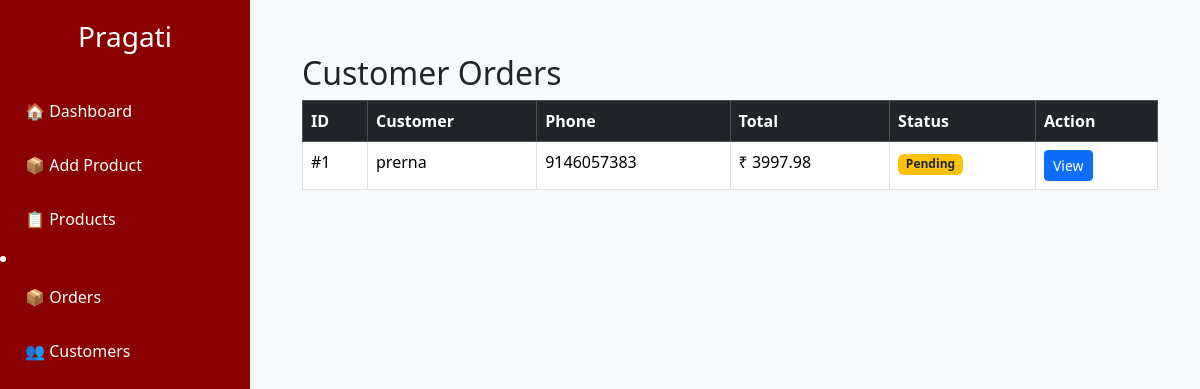
Before: /admin/orders with the older database file.
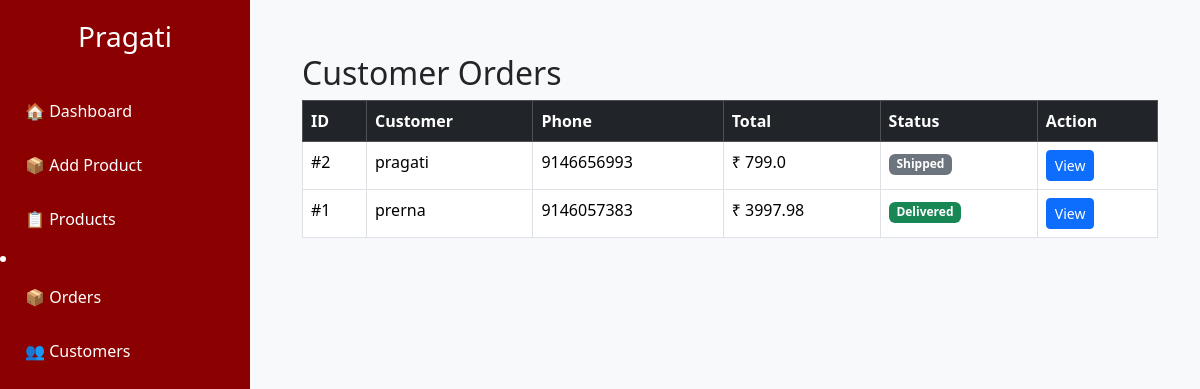
After: the same page with the newer database file.
### models.py (models this page shows)
class Order(db.Model):
    id = db.Column(db.Integer, primary_key=True)
    customer_name = db.Column(db.String(100))
    phone = db.Column(db.String(20))
    address = db.Column(db.Text)
    total_amount = db.Column(db.Float)
    status = db.Column(db.String(50), default="Pending")

### app.py (the view)
@app.route("/admin/orders")
def admin_orders():
    orders = Order.query.order_by(Order.id.desc()).all()
    return render_template(
        "admin/orders.html",
        orders=orders
    )

### templates/admin/orders.html (shortened to what this page needs)
{% extends "admin/base_admin.html" %}
{% block content %}
<div class="container mt-4">
<h2>Customer Orders</h2>
<table class="table table-bordered table-hover">
<thead class="table-dark">
<tr>
<th>ID</th>
<th>Customer</th>
<th>Phone</th>
<th>Total</th>
<th>Status</th>
<th>Action</th>
</tr>
</thead>
<tbody>
{% for order in orders %}
<tr>
<td>#{{ order.id }}</td>
<td>{{ order.customer_name }}</td>
<td>{{ order.phone }}</td>
<td>₹ {{ order.total_amount }}</td>
<td>
{% if order.status == "Pending" %}
<span class="badge bg-warning text-dark">Pending</span>
{% elif order.status == "Confirmed" %}
<span class="badge bg-primary">Confirmed</span>
{% elif order.status == "Packed" %}
<span class="badge bg-info">Packed</span>
{% elif order.status == "Shipped" %}
<span class="badge bg-secondary">Shipped</span>
{% elif order.status == "Delivered" %}
<span class="badge bg-success">Delivered</span>
{% endif %}
</td>
<td>
<a href="{{ url_for('view_order', id=order.id) }}"
class="btn btn-primary btn-sm">
View
</a>
</td>
</tr>
{% endfor %}
</tbody>
</table>
</div>
{% endblock %}

Changed rows visible on the page:
added Order: id "2", customer_name "pragati", phone "9146656993", total_amount "799.0", status "Shipped"
changed Order "prerna": status "Pending" → "Delivered"
